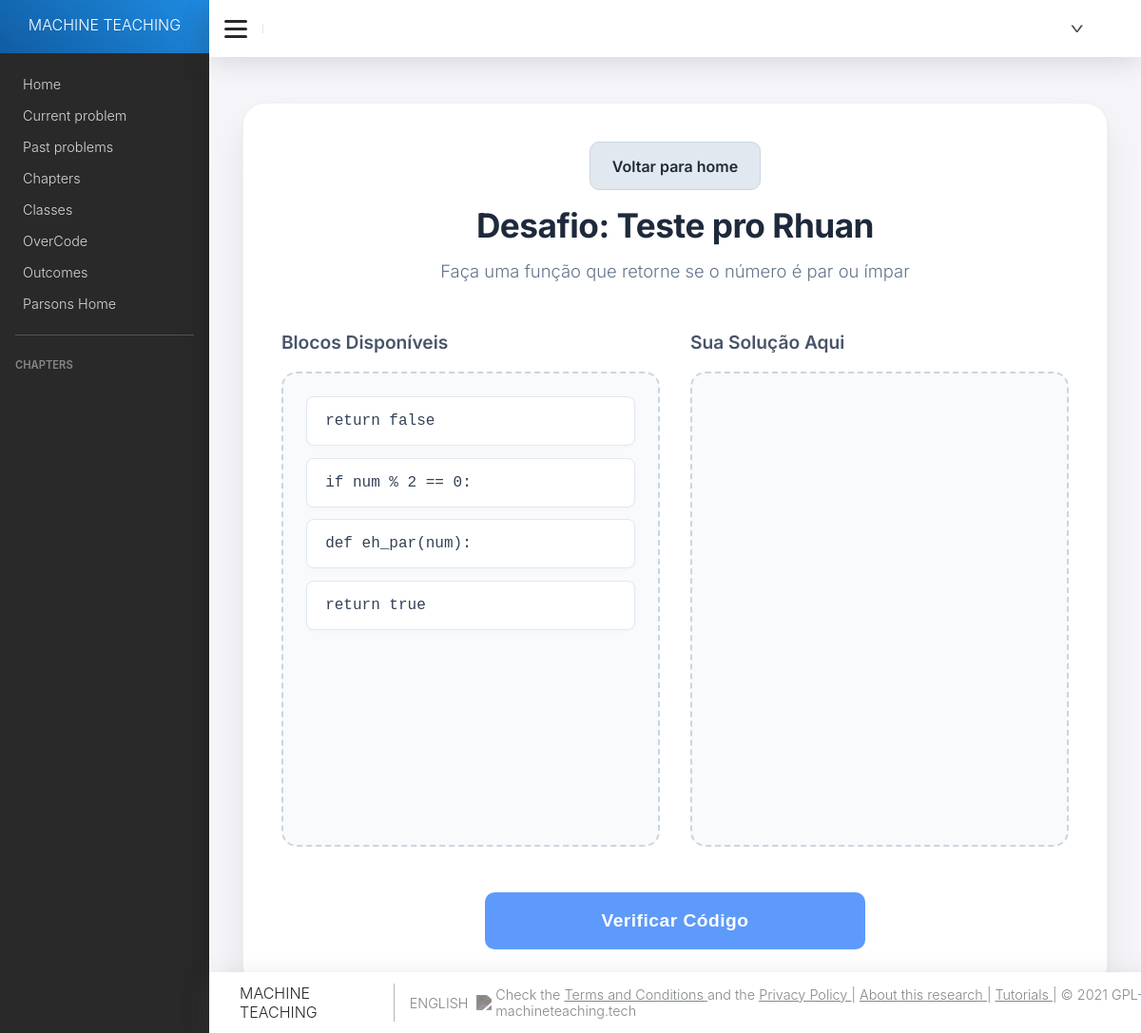
The page /parsons/4/ (signed in) on the database its author committed.
### parsons/models.py (models this page shows, shortened)
class Problem(models.Model):
    QUESTION_TYPES = (("C", "Code"),
                      ("M", "Multiple Choice"),
                      ("T", "Text"),
                      ("P", "Parsons Problem"))
    question_type = models.CharField(max_length=2, choices=QUESTION_TYPES,
                                     default="C")
    title = models.CharField(max_length=200, blank=False)
    content = models.TextField(blank=False)
    options = models.TextField(blank=True)
    difficulty = models.CharField(max_length=200, blank=True)
    link = models.URLField(blank=True)
    retrieved_date = models.DateTimeField(blank=True, auto_now_add=True)
    crawler = models.CharField(max_length=200, blank=True)
    hint = models.TextField(blank=True)
    objects = ProblemManager()
    chapter = models.ManyToManyField(Chapter, through='ExerciseSet')
    test_case_generator = models.TextField(blank=True, null=True)
    history = HistoricalRecords()
    class Meta:
        verbose_name = ('Problem')
        verbose_name_plural = ('Problems')

### parsons/views.py (the view)
# urls.py: path('<int:problem_id>/', views.show_problem, name='show_problem'),
@login_required
def show_problem(request, problem_id):
     problema = get_object_or_404(Problem, id=problem_id, question_type='P')
     context = get_problem(problem_id)
     if problema.question_type == 'P':
         return resolver_parsons(request, problem_id)
     return render(request, 'questions/show_problem.html', context)

### parsons/get_problem.py (called while the page is built)
def get_problem(problem_id):
    problem = Problem.objects.get(pk=problem_id)
    problem.content = problem.content.replace('\`','`').replace('`','\`').replace('(<','(').replace('>)',')')
    options = problem.options.split("\r\n\r\n")
    LOGGER.debug("Got problem %d", problem.id)
    dictSolutions = {}
    solutions = Solution.objects.filter(problem=problem, ignore=False)  #Pegando soluções de todas as linguagens
    func_name = solutions.first().header   #Pegando o nome da função
    context = {
        "problem": problem,
        "options": options,
        "problem_func_name": func_name,
        "title": _('Problem'),
    }
    return context

### parsons/views.py (called while the page is built)
def verifica_indentacao(linha):
    espacos_iniciais = len(linha) - len(linha.lstrip())
    nivel_indentacao = espacos_iniciais // 4
    texto_limpo = linha.strip()
    return nivel_indentacao, texto_limpo

### parsons/templates/parsons.html (shortened to what this page needs)
{% extends "base.html" %} {% load static %} {% load i18n %}
{% block content %}
<link rel="stylesheet" href="https://cdnjs.cloudflare.com/ajax/libs/font-awesome/6.4.0/css/all.min.css">
<div class="parsons-container">
  <div class="parsons-header">
    <div class="parsons-header-nav">
      <a class="button-secondary" href="{% url 'parsons_home' %}">Voltar para home</a>
    </div>
    <h2>Desafio: {{ problema.title }}</h2>
    <p>{{ problema.content }}</p>
  </div>
  <div class="workspace">
    <div class="workspace-column">
      <h3>Blocos Disponíveis</h3>
      <div id="blocos-disponiveis" class="caixa">
        {% for linha in linhas_embaralhadas %}
        <div class="linha-codigo" data-codigo="{{ linha }}" data-indent="0">
          <span class="codigo-texto">{{ linha }}</span>
        </div>
        {% endfor %}
      </div>
    </div>
    <div class="workspace-column">
      <h3>Sua Solução Aqui</h3>
      <div id="area-solucao" class="caixa"></div>
    </div>
  </div>
  <div class="action-container">
    <button class="btn-verificar" onclick="validarResposta()">Verificar Código</button>
  </div>
</div>
{% endblock %}

### parsons/static/css/styles.css (style rules this page uses)
html { box-sizing: border-box; }
html, body { height: 100%; }
*, *:before, *:after { box-sizing: inherit; }
:root { --primary: #2196F3; --box-shadow: rgba(100, 100, 111, 0.2) 0px 7px 29px 0px; --text-color: rgb(41, 41, 41); --red: rgb(255, 65, 65); --green: rgb(84, 210, 87); --yellow: #FEC809; }
body { margin: 0; font-family: Nunito, -apple-system, BlinkMacSystemFont, Segoe UI, Roboto, Helvetica Neue, Arial, Noto Sans, sans-serif, Apple Color Emoji, Segoe UI Emoji, Segoe UI Symbol, Noto Color Emoji !important; font-weight: 300; color: var(--text-color); font-size: 1rem; }
div { box-sizing: border-box; cursor: default; }
h1,h2,h3,h4,h5 { margin: 1.5rem 0 1rem 0; margin-top: 0; font-family: inherit; font-weight: 500; line-height: 1.2; color: var(--text-color); cursor: default; }
h3 { margin-bottom: 1rem; }
p { cursor: default; }
span { cursor: default; }
a { color: var(--text-color); text-decoration: none; cursor: pointer; }

### parsons/templates/parsons.html (style rules this page uses)
.parsons-container { font-family: 'Inter', sans-serif; width: 96%; max-width: 1400px; margin: 2rem auto; padding: 2.5rem; background: #ffffff; border-radius: 24px; box-shadow: 0 20px 40px rgba(0, 0, 0, 0.08), 0 1px 3px rgba(0, 0, 0, 0.05); border: 1px solid rgba(0, 0, 0, 0.05); }
.parsons-header { text-align: center; margin-bottom: 3rem; }
.parsons-header h2 { font-size: 2.2rem; font-weight: 700; color: #1e293b; margin-bottom: 0.8rem; letter-spacing: -0.5px; }
.parsons-header p { color: #64748b; font-size: 1.15rem; max-width: 800px; margin: 0 auto; line-height: 1.6; }
.workspace { display: flex; gap: 2rem; margin-bottom: 2rem; }
.workspace-column { flex: 1; display: flex; flex-direction: column; }
.workspace-column h3 { font-size: 1.2rem; font-weight: 600; color: #475569; margin-bottom: 1.2rem; display: flex; align-items: center; gap: 0.5rem; }
.caixa { flex: 1; min-height: 500px; background: #f8fafc; border: 2px dashed #cbd5e1; border-radius: 16px; padding: 1.5rem; transition: all 0.3s ease; display: flex; flex-direction: column; gap: 0.8rem; }
.linha-codigo { background: #ffffff; border: 1px solid #e2e8f0; border-radius: 8px; padding: 1rem 1.2rem; font-family: 'Fira Code', 'Courier New', Courier, monospace; font-size: 1rem; color: #334155; cursor: grab; box-shadow: 0 2px 4px rgba(0, 0, 0, 0.02); transition: all 0.2s ease; user-select: none; position: relative; display: flex; align-items: center; justify-content: space-between; word-break: break-word; }
.codigo-texto { flex: 1; }
.action-container { text-align: center; margin-top: 3rem; }
.button-secondary { display: inline-block; margin-bottom: 1rem; padding: 0.9rem 1.4rem; border-radius: 10px; background: #e2e8f0; color: #1f2937; text-decoration: none; font-weight: 600; border: 1px solid #cbd5e1; }
.btn-verificar { background: linear-gradient(135deg, #5e9afb 0%, #5e9afb 100%); color: white; border: none; padding: 1.2rem 3rem; font-size: 1.2rem; font-weight: 600; border-radius: 10px; cursor: pointer; transition: all 0.3s cubic-bezier(0.4, 0, 0.2, 1); letter-spacing: 0.5px; width: 100%; max-width: 400px; }

### rows shown on the page
Problem: title "Teste pro Rhuan", content "Faça uma função que retorne se o número é par ou ímpar"

### other values the page prints
{{ linha }} "return false" "if num % 2 == 0:" "def eh_par(num):" "return true"
